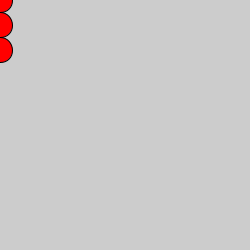
Frame 1 (no input)
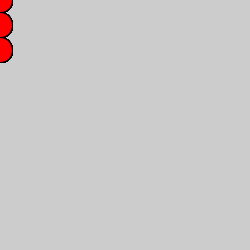
Frame 60 (the mouse pressed at the canvas centre just before this capture)
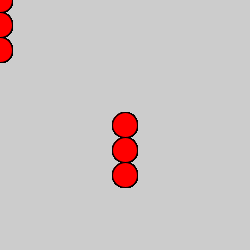
Frame 120 (the mouse held since frame 60 and released just before this capture)

The Processing sketch that drew these frames (run headless with seeded random() and noise(); from frame 60 on, the mouse is pressed at the canvas centre):

// Processing sketch: Fig_5_6
// ── Fig_5_6.pde
void setup()
{
  size(250, 250);
}

void draw()
{
  pushMatrix();
 translate(mouseX,mouseY);
fill(255,0,0);
ellipse(0,0,25,25); 
ellipse(0,25,25,25);
ellipse(0,50,25,25);
popMatrix();

}
